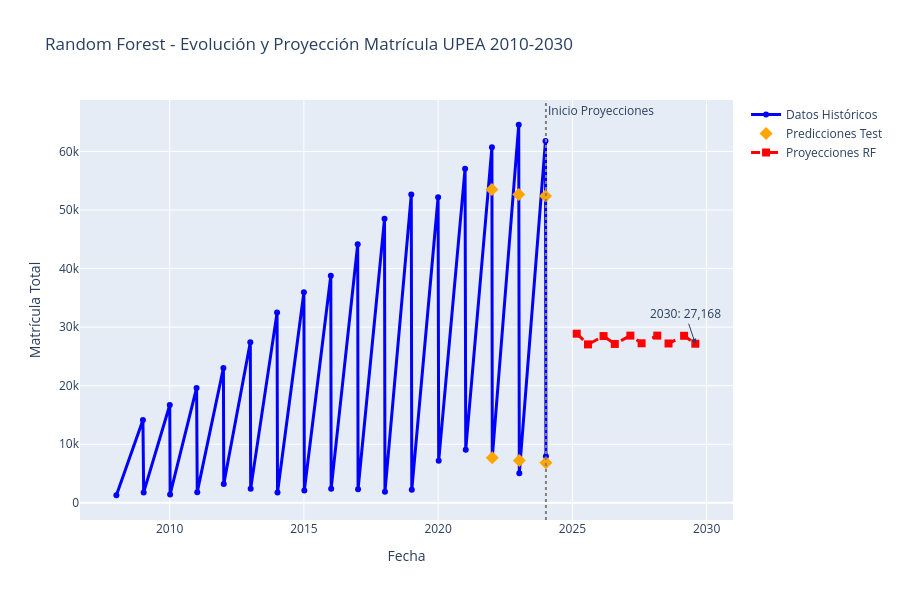

Notebook code for this chart:
### Code cell
# ============================================================================
# VISUALIZACIÓN FINAL
# ============================================================================

print("\n" + "="*60)
print("📊 VISUALIZACIÓN FINAL")
print("="*60)

# Gráfico completo histórico + proyecciones
fig_final = go.Figure()

# Datos históricos
# Usar directamente la columna 'fecha' del DataFrame para los datos históricos
fechas_historicas = pd.to_datetime(df['fecha'])
fig_final.add_trace(go.Scatter(
    x=fechas_historicas,
    y=df['matricula_total'],
    mode='lines+markers',
    name='Datos Históricos',
    line=dict(color='blue', width=3),
    marker=dict(size=6)
))

# Predicciones en test
fig_final.add_trace(go.Scatter(
    x=fechas_test,
    y=best_pred_test,
    mode='markers',
    name='Predicciones Test',
    marker=dict(color='orange', size=10, symbol='diamond')
))

# Proyecciones futuras
fig_final.add_trace(go.Scatter(
    x=df_proyecciones_rf['fecha'],
    y=df_proyecciones_rf['prediccion_rf'],
    mode='lines+markers',
    name='Proyecciones RF',
    line=dict(color='red', width=3, dash='dash'),
    marker=dict(size=8, symbol='square')
))

# Línea separadora - Use the index of the last historical data point
# Asegurarse de que el x sea una fecha o un índice válido para la línea vertical
# Usaremos el último valor de fechas_historicas para la posición x, convertido a su valor numérico (timestamp)
fig_final.add_vline(x=fechas_historicas.iloc[-1].timestamp() * 1000,
                   line=dict(color="gray", width=2, dash="dot"),
                   annotation_text="Inicio Proyecciones")

fig_final.update_layout(
    title='Random Forest - Evolución y Proyección Matrícula UPEA 2010-2030',
    xaxis_title='Fecha',
    yaxis_title='Matrícula Total',
    height=600,
    showlegend=True
)

# Anotación final
fig_final.add_annotation(
    x=df_proyecciones_rf['fecha'].iloc[-1],
    y=df_proyecciones_rf['prediccion_rf'].iloc[-1],
    text=f"2030: {df_proyecciones_rf['prediccion_rf'].iloc[-1]:,.0f}",
    showarrow=True,
    arrowhead=2
)

fig_final.show()

### Figure 1 — Plotly figure (JSON) as saved in the notebook; plotly's stock layout.template omitted (floating-point values rounded to 4 significant figures)
{"data": [{"line": {"color": "blue", "width": 3}, "marker": {"size": 6}, "mode": "lines+markers", "name": "Datos Históricos", "type": "scatter", "x": ["2008-01-07T00:00:00.000000", "2009-01-02T00:00:00.000000", "2009-01-12T00:00:00.000000", "2010-01-02T00:00:00.000000", "2010-01-07T00:00:00.000000", "2011-01-02T00:00:00.000000", "2011-01-11T00:00:00.000000", "2012-01-02T00:00:00.000000", "2012-01-07T00:00:00.000000", "2013-01-02T00:00:00.000000", "2013-01-07T00:00:00.000000", "2014-01-01T00:00:00.000000", "2014-01-07T00:00:00.000000", "2015-01-01T00:00:00.000000", "2015-01-07T00:00:00.000000", "2016-01-02T00:00:00.000000", "2016-01-07T00:00:00.000000", "2017-01-02T00:00:00.000000", "2017-01-07T00:00:00.000000", "2018-01-02T00:00:00.000000", "2018-01-08T00:00:00.000000", "2019-01-01T00:00:00.000000", "2019-01-08T00:00:00.000000", "2020-01-01T00:00:00.000000", "2020-01-09T00:00:00.000000", "2021-01-02T00:00:00.000000", "2021-01-11T00:00:00.000000", "2022-01-02T00:00:00.000000", "2022-01-07T00:00:00.000000", "2023-01-02T00:00:00.000000", "2023-01-10T00:00:00.000000", "2024-01-01T00:00:00.000000", "2024-01-07T00:00:00.000000"], "y": [1292, 14149, 1772, 16711, 1428, 19618, 1825, 23022, 3199, 27402, 2420, 32481, 1756, 35965, 2107, 38768, 2388, 44134, 2315, 48501, 1888, 52633, 2222, 52177, 7169, 57060, 9077, 60713, 7673, 64557, 5066, 61788, 7954]}, {"marker": {"color": "orange", "size": 10, "symbol": "diamond"}, "mode": "markers", "name": "Predicciones Test", "type": "scatter", "x": ["2022-01-02T00:00:00.000000", "2022-01-07T00:00:00.000000", "2023-01-02T00:00:00.000000", "2023-01-10T00:00:00.000000", "2024-01-01T00:00:00.000000", "2024-01-07T00:00:00.000000"], "y": [53490.0, 7696.0, 52640.0, 7211.0, 52380.0, 6830.0]}, {"line": {"color": "red", "dash": "dash", "width": 3}, "marker": {"size": 8, "symbol": "square"}, "mode": "lines+markers", "name": "Proyecciones RF", "type": "scatter", "x": ["2025-03-01T00:00:00.000000", "2025-08-01T00:00:00.000000", "2026-03-01T00:00:00.000000", "2026-08-01T00:00:00.000000", "2027-03-01T00:00:00.000000", "2027-08-01T00:00:00.000000", "2028-03-01T00:00:00.000000", "2028-08-01T00:00:00.000000", "2029-03-01T00:00:00.000000", "2029-08-01T00:00:00.000000"], "y": [28880.0, 27050.0, 28480.0, 27130.0, 28550.0, 27240.0, 28550.0, 27210.0, 28520.0, 27170.0]}], "layout": {"annotations": [{"showarrow": false, "text": "Inicio Proyecciones", "x": 1704585600000, "xanchor": "left", "xref": "x", "y": 1, "yanchor": "top", "yref": "y domain"}, {"arrowhead": 2, "showarrow": true, "text": "2030: 27,168", "x": "2029-08-01T00:00:00", "y": 27170.0}], "height": 600, "shapes": [{"line": {"color": "gray", "dash": "dot", "width": 2}, "type": "line", "x0": 1704585600000, "x1": 1704585600000, "xref": "x", "y0": 0, "y1": 1, "yref": "y domain"}], "showlegend": true, "title": {"text": "Random Forest - Evolución y Proyección Matrícula UPEA 2010-2030"}, "xaxis": {"title": {"text": "Fecha"}}, "yaxis": {"title": {"text": "Matrícula Total"}}}}
